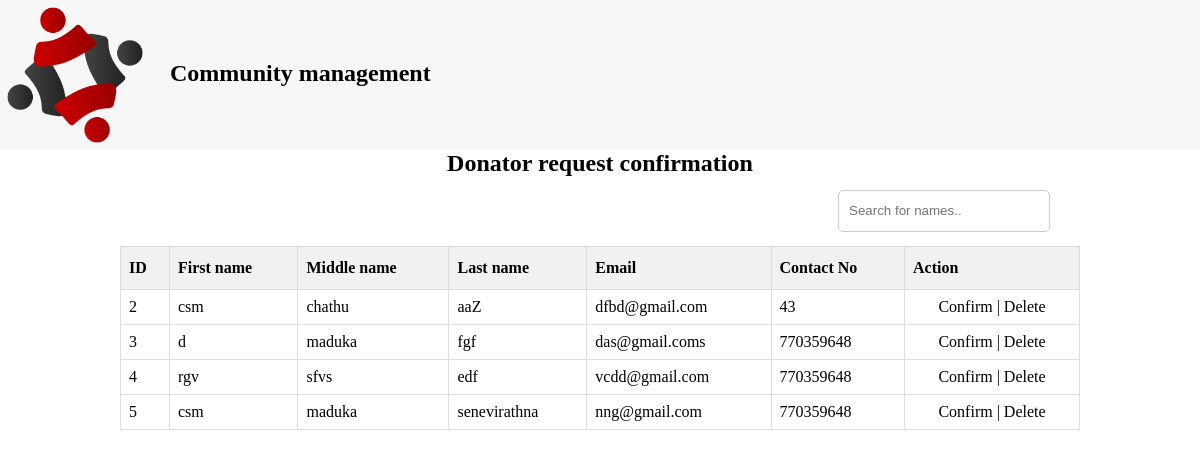
Page /inc/donator_view.php (signed in) on the committed database.
### tables this page shows
CREATE TABLE IF NOT EXISTS `donator` (
  `id` int(11) NOT NULL AUTO_INCREMENT,
  `fname` varchar(100) NOT NULL,
  `mname` varchar(100) NOT NULL,
  `lname` varchar(100) NOT NULL,
  `email` varchar(100) NOT NULL,
  `contact_no` int(11) NOT NULL,
  `status` varchar(50) NOT NULL,
  `pass` varchar(200) NOT NULL,
  PRIMARY KEY (`id`)
);

### inc/donator_view.php (the view, shortened to what this page needs)
<?php
$connection = mysqli_connect('localhost', 'root', '');
?>
<!DOCTYPE HTML PUBLIC "-//W3C//DTD HTML 4.01 Transitional//EN" "http://www.w3.org/TR/html4/loose.dtd">
<html>
<head>
<link rel="stylesheet" type="text/css" href="../css/sty.css">
</head>
<body>
<div id="head_space">
	<a href="sys.php"><img src="../img/nomad-community-logo.png" width="150px" height="150px"></a>
	<h2 id="sys_nm">Community management</h2>
</div>
<h2 align="center">Donator request confirmation</h2>
<input type="text" id="myInput" onkeyup="myFunction()" placeholder="Search for names..">
	<table id="donator">
  <tr>
  	<th>ID</th>
    <th>First name</th>
    <th>Middle name</th>
    <th>Last name</th>
    <th>Email</th>
    <th>Contact No</th>
    <th>Action</th>
  </tr>
  <?php
	$sql = "SELECT * from donator where `status`='pending'";
	$result = $connection->query($sql);
	if ($result->num_rows > 0) {
    while($row = $result->fetch_assoc()) {
  ?>
  <tr>
    <td><?php echo $row["id"] ?></td>
    <td><?php echo $row["fname"] ?></td>
    <td><?php echo $row["mname"] ?></td>
    <td><?php echo $row["lname"] ?></td>
    <td><?php echo $row["email"] ?></td>
    <td><?php echo $row["contact_no"] ?></td>
    <td align="center"><a href="donator_confirm.php?RID=<?php echo $row['id'];?>" onclick="return confirm('Do you want to accept this request?')">Confirm</a> | <a href="donator_delete.php?RID=<?php echo $row['id'];?>" onclick="return confirm('Are you sure?')">Delete</a></td>
  </tr>
<?php } } ?>
</table>
</body>
</html>

### css/sty.css (style rules this page uses)
* { padding:0; margin:0; }
a { text-decoration: none; color: black; }
a { text-decoration: none; }
input { width: 95%; line-height:3em; font-family: 'Ubuntu', sans-serif; margin:1em; border-radius:5px; border:1px solid #CCC; outline:none; padding-left:10px; }
#head_space { width: 100%; height: 150px; background-color:#f7f7f7 ; }
#sys_nm { margin-left: 170px; margin-top: -90px; }
table { margin: auto; }
#donator { border-collapse: collapse; width: 80%; margin: auto; margin-top: 20px; }
#donator td, #donator th { border: 1px solid #ddd; padding: 8px; }
#donator th { padding-top: 12px; padding-bottom: 12px; text-align: left; background-color: #f1f1f1; color:black; }
#myInput { width: 200px; float: right; margin-right: 150px; }

### rows in the picture
donator: id "2", fname "csm", mname "chathu", lname "aaZ", email "dfbd@gmail.com", contact_no "43"
donator: id "3", fname "d", mname "maduka", lname "fgf", email "das@gmail.coms", contact_no "770359648"
donator: id "4", fname "rgv", mname "sfvs", lname "edf", email "vcdd@gmail.com", contact_no "770359648"
donator: id "5", fname "csm", mname "maduka", lname "senevirathna", email "nng@gmail.com", contact_no "770359648"
